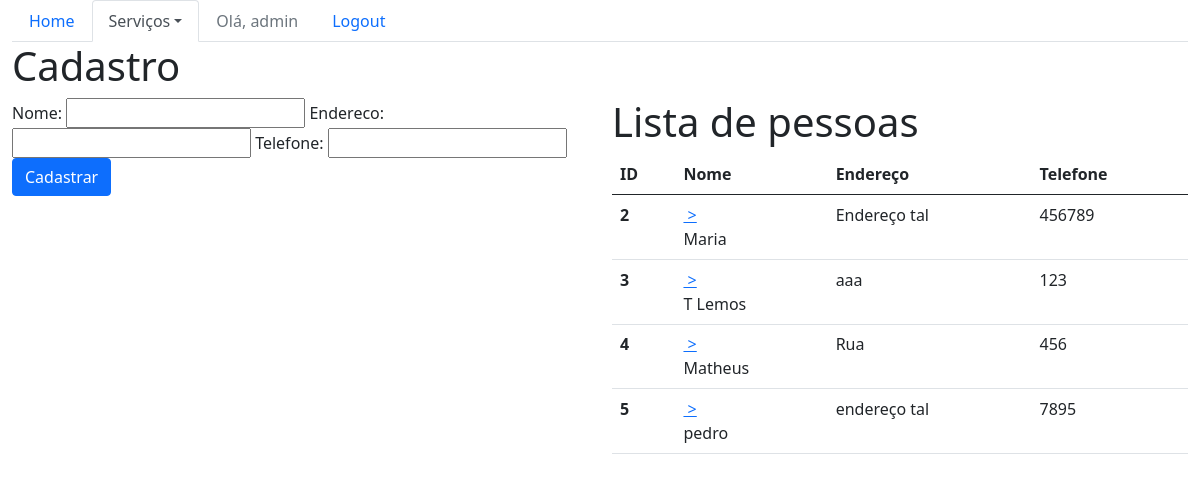
Page /sistema/pessoas/ (signed in) on the earlier database version.
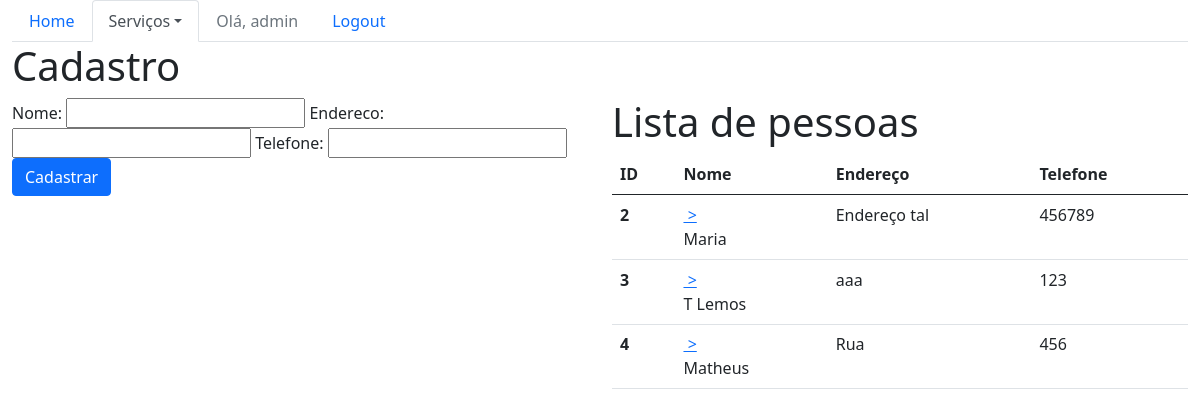
Same page on the later database version.
### core/models.py (models this page shows, shortened)
class Pessoa(models.Model):
    nome = models.CharField(max_length=100)
    endereco = models.CharField(max_length=200)
    telefone = models.CharField(max_length=20)

### core/views.py (the view)
# urls.py: path("pessoas/", lista_pessoas ,name='core_lista_pessoas'),
@login_required
def lista_pessoas(request):
    pessoas = Pessoa.objects.all()
    form = PessoaForm()
    return render(request, 'core/lista_pessoas.html', {'pessoas': pessoas, 'form': form})

### core/forms.py
class PessoaForm(ModelForm):
    class Meta:
        model = Pessoa
        fields = '__all__'

### core/templates/core/lista_pessoas.html (shortened to what this page needs)
{% extends 'base.html' %}
{% load bootstrap %}
{%block menu%}
    <ul class="nav nav-tabs">
        <li class="nav-item">
          <a class="nav-link " href="{% url 'core_home' %}">Home</a>
        </li>
        <li class="nav-item dropdown">
          <a class="nav-link dropdown-toggle active" data-toggle="dropdown" href="#" role="button" aria-haspopup="true" aria-expanded="false">Serviços</a>
        </li>
        {%if user.is_authenticated %}
        <li class="nav-item ">
          <a class="nav-link disabled" href="">Olá, {{user}}</a>
        </li>
        <li class="nav-item">
          <a class="nav-link" href="{% url 'logout' %}">Logout</a>
        </li>
        {% else %}
        <li class="nav-item">
          <a class="nav-link" href="{% url 'login' %}">Login</a>
        </li>
        {% endif %}
    </ul>
{%endblock%}
{%block main%}
<div class="row">
    <div class="col-sm-6">
        <h1> Cadastro</h1>
    </div>
</div>
<div class="row">
    <div class="col-sm-6">
        <form action="{% url 'core_pessoa_novo' %}" method="POST">
            {{form | bootstrap}}
    <br>
        <button type="submit" class="btn btn-primary">Cadastrar</button>
        </form>
    </div>
    <div class="col-sm-6">
        <h1>Lista de pessoas</h1>
        <table class="table">
            <thead class= "thead-dark">
              <tr>
                <th scope="col">ID</th>
                <th scope="col">Nome</th>
                <th scope="col">Endereço</th>
                <th scope="col">Telefone</th>
              </tr>
            </thead>
            <tbody>
                {% for pessoa in pessoas %}
              <tr>
                <th scope="row" >{{pessoa.id}}</th>
                <td><a href="{% url 'core_pessoa_update' pessoa.id %}" style="display:block;">&nbsp;></a>{{pessoa.nome}}</td>
                <td>{{pessoa.endereco}}</td>
                <td>{{pessoa.telefone}}</td>
              </tr>
              <tr>
                {%endfor%}
            </tbody>
          </table>
    </div>
</div>
{% endblock %}

Differences in the rows shown:
removed Pessoa: id "5", nome "pedro", endereco "endereço tal", telefone "7895"
